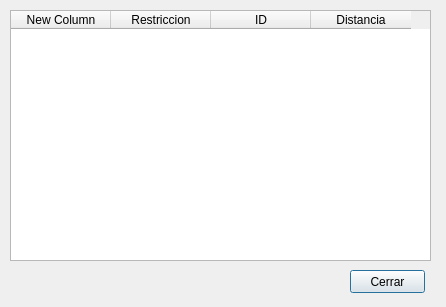
<?xml version="1.0" encoding="UTF-8"?>
<ui version="4.0">
 <class>dlgPipelineDialog</class>
 <widget class="QDialog" name="dlgPipelineDialog">
  <property name="geometry">
   <rect>
    <x>0</x>
    <y>0</y>
    <width>446</width>
    <height>307</height>
   </rect>
  </property>
  <property name="windowTitle">
   <string>Pipeline Planner</string>
  </property>
  <widget class="QTableWidget" name="tblImpacts">
   <property name="geometry">
    <rect>
     <x>10</x>
     <y>10</y>
     <width>421</width>
     <height>251</height>
    </rect>
   </property>
   <property name="alternatingRowColors">
    <bool>true</bool>
   </property>
   <column>
    <property name="text">
     <string>New Column</string>
    </property>
   </column>
   <column>
    <property name="text">
     <string>Restriccion</string>
    </property>
   </column>
   <column>
    <property name="text">
     <string>ID</string>
    </property>
   </column>
   <column>
    <property name="text">
     <string>Distancia</string>
    </property>
   </column>
  </widget>
  <widget class="QPushButton" name="btnPush">
   <property name="geometry">
    <rect>
     <x>350</x>
     <y>270</y>
     <width>75</width>
     <height>23</height>
    </rect>
   </property>
   <property name="text">
    <string>Cerrar</string>
   </property>
  </widget>
 </widget>
 <resources/>
 <connections>
  <connection>
   <sender>btnPush</sender>
   <signal>pressed()</signal>
   <receiver>dlgPipelineDialog</receiver>
   <slot>reject()</slot>
   <hints>
    <hint type="sourcelabel">
     <x>387</x>
     <y>281</y>
    </hint>
    <hint type="destinationlabel">
     <x>222</x>
     <y>153</y>
    </hint>
   </hints>
  </connection>
 </connections>
</ui>
